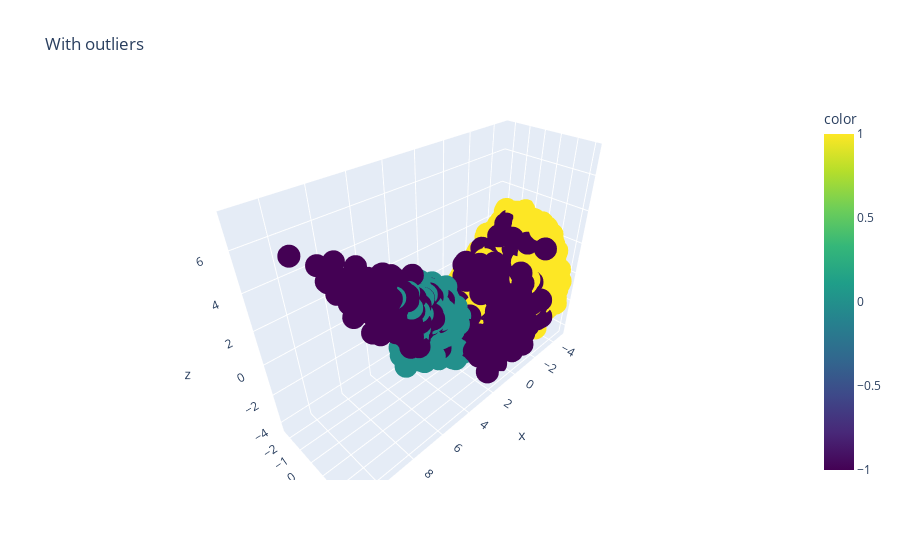
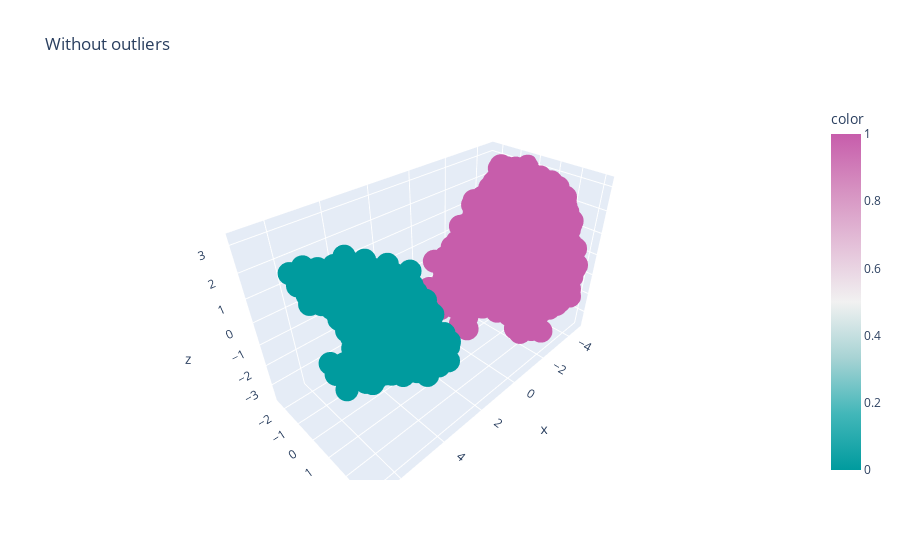

Source (notebook cell) for these figures, in order:
### Markdown cell above
> ile tu wybrać???

### Code cell
#min_samples = 24
dbscan = DBSCAN(eps=3.4, min_samples=12, n_jobs=-1)
y_dbscan = dbscan.fit_predict(data)
# interactive 3dplot plotly
import plotly.express as px

fig = px.scatter_3d(x=data[0], y=data[2], z=data[1], color = y_dbscan, title="With outliers", color_continuous_scale='viridis')
fig.show()

#without outliers
y_dbscan_without_outliers = y_dbscan[y_dbscan != -1]
fig = px.scatter_3d(x=data[0][y_dbscan != -1], y=data[2][y_dbscan != -1], z=data[1][y_dbscan != -1], color = y_dbscan_without_outliers, title="Without outliers", color_continuous_scale='tropic')
fig.show()

plt.show()
pd.DataFrame(y_dbscan).value_counts().plot(kind='bar')

### Figure 1 — Plotly figure (JSON) as saved in the notebook; plotly's stock layout.template omitted (floating-point values rounded to 4 significant figures; data arrays with more than 128 entries replaced by an {"elided": "..."} marker saying what was removed)
{"data": [{"hovertemplate": "x=%{x}<br>y=%{y}<br>z=%{z}<br>color=%{marker.color}<extra></extra>", "legendgroup": "", "marker": {"color": {"elided": "8239 int values"}, "coloraxis": "coloraxis", "symbol": "circle"}, "mode": "markers", "name": "", "scene": "scene", "showlegend": false, "type": "scatter3d", "x": {"elided": "8239 float values"}, "y": {"elided": "8239 float values"}, "z": {"elided": "8239 float values"}}], "layout": {"coloraxis": {"colorbar": {"title": {"text": "color"}}, "colorscale": [[0, "#440154"], [0.1111, "#482878"], [0.2222, "#3e4989"], [0.3333, "#31688e"], [0.4444, "#26828e"], [0.5556, "#1f9e89"], [0.6667, "#35b779"], [0.7778, "#6ece58"], [0.8889, "#b5de2b"], [1, "#fde725"]]}, "legend": {"tracegroupgap": 0}, "scene": {"domain": {"x": [0, 1], "y": [0, 1]}, "xaxis": {"title": {"text": "x"}}, "yaxis": {"title": {"text": "y"}}, "zaxis": {"title": {"text": "z"}}}, "title": {"text": "With outliers"}}}

### Figure 2 — Plotly figure (JSON) as saved in the notebook; plotly's stock layout.template omitted (floating-point values rounded to 4 significant figures; data arrays with more than 128 entries replaced by an {"elided": "..."} marker saying what was removed)
{"data": [{"hovertemplate": "x=%{x}<br>y=%{y}<br>z=%{z}<br>color=%{marker.color}<extra></extra>", "legendgroup": "", "marker": {"color": {"elided": "7139 int values"}, "coloraxis": "coloraxis", "symbol": "circle"}, "mode": "markers", "name": "", "scene": "scene", "showlegend": false, "type": "scatter3d", "x": {"elided": "7139 float values"}, "y": {"elided": "7139 float values"}, "z": {"elided": "7139 float values"}}], "layout": {"coloraxis": {"colorbar": {"title": {"text": "color"}}, "colorscale": [[0, "rgb(0, 155, 158)"], [0.1667, "rgb(66, 183, 185)"], [0.3333, "rgb(167, 211, 212)"], [0.5, "rgb(241, 241, 241)"], [0.6667, "rgb(228, 193, 217)"], [0.8333, "rgb(214, 145, 193)"], [1, "rgb(199, 93, 171)"]]}, "legend": {"tracegroupgap": 0}, "scene": {"domain": {"x": [0, 1], "y": [0, 1]}, "xaxis": {"title": {"text": "x"}}, "yaxis": {"title": {"text": "y"}}, "zaxis": {"title": {"text": "z"}}}, "title": {"text": "Without outliers"}}}
